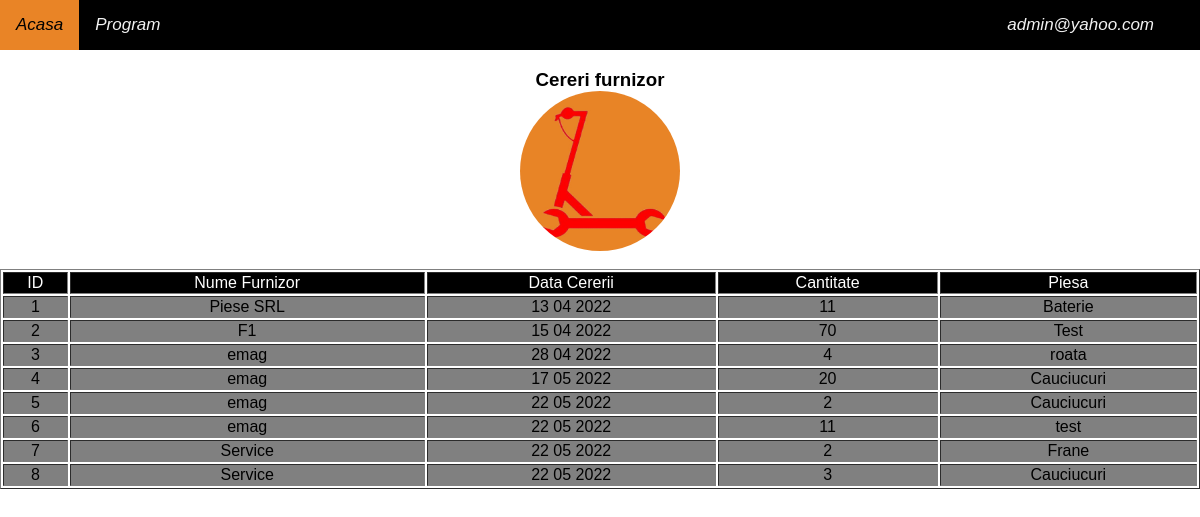
Page /cereri_furnizor.php (signed in) on the committed database.
### tables this page shows
CREATE TABLE `cererifurnizori` (
  `ID` int(10) NOT NULL,
  `NumeFurnizor` varchar(50) NOT NULL,
  `DataCererii` varchar(50) NOT NULL,
  `Cantitate` int(10) NOT NULL,
  `Piesa` varchar(50) NOT NULL
);

### cereri_furnizor.php (the view, shortened to what this page needs)
<?php
include "header.php";
?>
<body style="background-color: white">
   <?php include_once "navbar.php" ?>
   <h3 style="text-align:center">
      <a>Cereri furnizor</a>
      <br>
      <img alt="?" src="image/logo.png" style="border-radius: 50%;" width="160" height="160">
   </h3>
   <?php
   $servername = "localhost";
   $username = "root";
   $password = "";
   $dbname = "ServiceOnline";
   $conn = mysqli_connect($servername, $username, $password, $dbname);
   $select = "SELECT * from cererifurnizori";
   $query = mysqli_query($conn, $select);
   $tabel = "<table border=1 style='width:100%;overflow-x:auto;'>";
   $tabel .= "<tr style='background-color:black; color:white;'><td align=center>ID</td>";
   $tabel .= "<td align=center >Nume Furnizor</td>";
   $tabel .= "<td align=center >Data Cererii</td>";
   $tabel .= "<td align=center >Cantitate</td>";
   $tabel .= "<td align=center >Piesa</td>";
   $tabel .= "</tr>";
   if (mysqli_num_rows($query) > 0) {
      while ($row = mysqli_fetch_assoc($query)) {
         $tabel .= "<tr style='background-color:gray'><td align=center>" . $row["ID"] . "</td><td align=center>" . $row["NumeFurnizor"] . "</td><td align=center>" . $row["DataCererii"] . "</td><td align=center>" . $row["Cantitate"] . "</td><td align=center>" . $row["Piesa"] . "</td>";
      }
      $tabel .= "</table>";
      echo $tabel;
   }
   ?>
</body>

### css/style.css (style rules this page uses)
body { margin:0; font-family:Arial; background-color: #e98426; }
img { vertical-align: middle; }

### rows in the picture
cererifurnizori: ID "1", NumeFurnizor "Piese SRL", DataCererii "13 04 2022", Cantitate "11", Piesa "Baterie"
cererifurnizori: ID "2", NumeFurnizor "F1", DataCererii "15 04 2022", Cantitate "70", Piesa "Test"
cererifurnizori: ID "3", NumeFurnizor "emag", DataCererii "28 04 2022", Cantitate "4", Piesa "roata"
cererifurnizori: ID "4", NumeFurnizor "emag", DataCererii "17 05 2022", Cantitate "20", Piesa "Cauciucuri"
cererifurnizori: ID "5", NumeFurnizor "emag", DataCererii "22 05 2022", Cantitate "2", Piesa "Cauciucuri"
cererifurnizori: ID "6", NumeFurnizor "emag", DataCererii "22 05 2022", Cantitate "11", Piesa "test"
cererifurnizori: ID "7", NumeFurnizor "Service", DataCererii "22 05 2022", Cantitate "2", Piesa "Frane"
cererifurnizori: ID "8", NumeFurnizor "Service", DataCererii "22 05 2022", Cantitate "3", Piesa "Cauciucuri"

### other values in the picture
$email "admin@yahoo.com"
